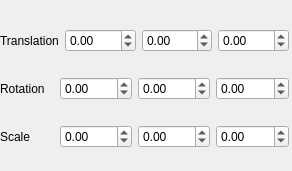
<?xml version="1.0" encoding="UTF-8"?>
<ui version="4.0">
 <class>ComponentTransform</class>
 <widget class="QWidget" name="ComponentTransform">
  <property name="geometry">
   <rect>
    <x>0</x>
    <y>0</y>
    <width>292</width>
    <height>171</height>
   </rect>
  </property>
  <property name="windowTitle">
   <string>Form</string>
  </property>
  <widget class="QWidget" name="layoutWidget">
   <property name="geometry">
    <rect>
     <x>0</x>
     <y>10</y>
     <width>289</width>
     <height>160</height>
    </rect>
   </property>
   <layout class="QVBoxLayout" name="verticalLayout">
    <item>
     <layout class="QHBoxLayout" name="horizontalLayout">
      <item>
       <widget class="QLabel" name="label_2">
        <property name="text">
         <string>Translation</string>
        </property>
       </widget>
      </item>
      <item>
       <widget class="QDoubleSpinBox" name="XTranslate">
        <property name="minimum">
         <double>-100.000000000000000</double>
        </property>
        <property name="maximum">
         <double>10000.000000000000000</double>
        </property>
       </widget>
      </item>
      <item>
       <widget class="QDoubleSpinBox" name="YTranslate">
        <property name="minimum">
         <double>-100.000000000000000</double>
        </property>
        <property name="maximum">
         <double>10000.000000000000000</double>
        </property>
       </widget>
      </item>
      <item>
       <widget class="QDoubleSpinBox" name="ZTranslate">
        <property name="minimum">
         <double>-100.000000000000000</double>
        </property>
        <property name="maximum">
         <double>10000.000000000000000</double>
        </property>
       </widget>
      </item>
     </layout>
    </item>
    <item>
     <layout class="QHBoxLayout" name="horizontalLayout_2">
      <item>
       <widget class="QLabel" name="label_3">
        <property name="minimumSize">
         <size>
          <width>54</width>
          <height>0</height>
         </size>
        </property>
        <property name="text">
         <string>Rotation</string>
        </property>
       </widget>
      </item>
      <item>
       <widget class="QDoubleSpinBox" name="XRotate">
        <property name="minimum">
         <double>-100.000000000000000</double>
        </property>
        <property name="maximum">
         <double>10000.000000000000000</double>
        </property>
       </widget>
      </item>
      <item>
       <widget class="QDoubleSpinBox" name="YRotate">
        <property name="minimum">
         <double>-100.000000000000000</double>
        </property>
        <property name="maximum">
         <double>10000.000000000000000</double>
        </property>
       </widget>
      </item>
      <item>
       <widget class="QDoubleSpinBox" name="ZRotate">
        <property name="minimum">
         <double>-100.000000000000000</double>
        </property>
        <property name="maximum">
         <double>10000.000000000000000</double>
        </property>
       </widget>
      </item>
     </layout>
    </item>
    <item>
     <layout class="QHBoxLayout" name="horizontalLayout_3">
      <item>
       <widget class="QLabel" name="label_4">
        <property name="minimumSize">
         <size>
          <width>54</width>
          <height>0</height>
         </size>
        </property>
        <property name="text">
         <string>Scale</string>
        </property>
       </widget>
      </item>
      <item>
       <widget class="QDoubleSpinBox" name="XScale">
        <property name="minimum">
         <double>-100.000000000000000</double>
        </property>
        <property name="maximum">
         <double>10000.000000000000000</double>
        </property>
       </widget>
      </item>
      <item>
       <widget class="QDoubleSpinBox" name="YScale">
        <property name="minimum">
         <double>-100.000000000000000</double>
        </property>
        <property name="maximum">
         <double>10000.000000000000000</double>
        </property>
       </widget>
      </item>
      <item>
       <widget class="QDoubleSpinBox" name="ZScale">
        <property name="minimum">
         <double>-100.000000000000000</double>
        </property>
        <property name="maximum">
         <double>10000.000000000000000</double>
        </property>
       </widget>
      </item>
     </layout>
    </item>
   </layout>
  </widget>
 </widget>
 <resources/>
 <connections/>
</ui>
